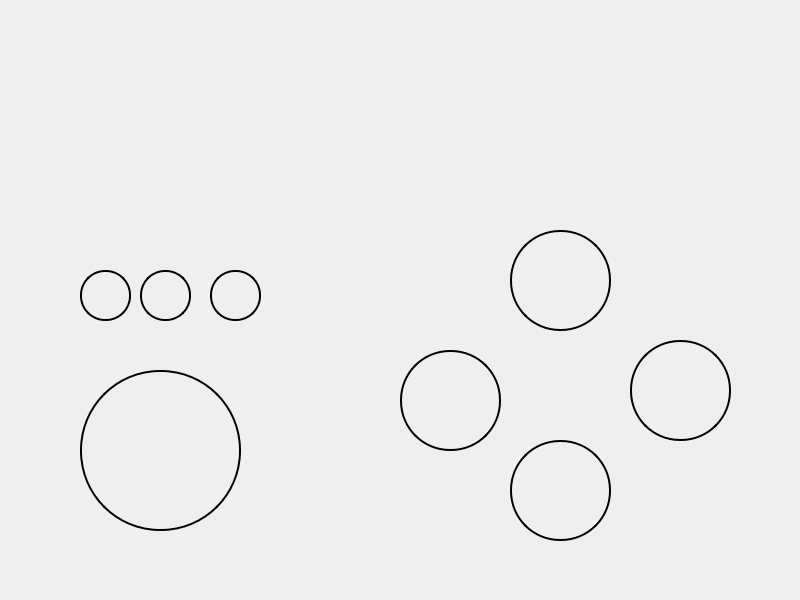
<?xml version="1.0" encoding="UTF-8"?>
<ui version="4.0">
 <class>Widget</class>
 <widget class="QWidget" name="Widget">
  <property name="geometry">
   <rect>
    <x>0</x>
    <y>0</y>
    <width>800</width>
    <height>600</height>
   </rect>
  </property>
  <property name="windowTitle">
   <string>Widget</string>
  </property>
  <property name="styleSheet">
   <string notr="true">QPushButton#DropOutBtn{
	 border-radius: 80;
	background-image: url(:/img/btn.png);
	background-position:center;
	 background-repeat: no-repeat;
	border: 2px solid black;
    }
QPushButton#DropOutBtn:pressed {

    border-radius: 80;
	background-image: url(:/img/btnp.png);
	background-position:center;
    background-repeat: no-repeat;
	border: 2px solid black;
}

QPushButton#RotateBtn,#MoveLeftBtn,#MoveRightBtn,#MoveDownBtn{
 	border-radius: 50;
	background-image: url(:/img/abtn.png);
	background-clip:content-box;
	background-position:center;
	 background-repeat: no-repeat;
	border: 2px solid black;
    }
QPushButton#RotateBtn:pressed,#MoveLeftBtn:pressed,#MoveRightBtn:pressed,#MoveDownBtn:pressed {
    border-radius: 50;
	background-image: url(:/img/abtnp.png);
	background-position:center;
    background-repeat: no-repeat;
	border: 2px solid black;
}

QPushButton#PauseBtn,#MusicBtn{
 	border-radius:25;
	background-image: url(:/img/greenbtn.png);
	background-position:center;
	 background-repeat: no-repeat;
	border: 2px solid black;
    }
QPushButton#PauseBtn:pressed ,#MusicBtn:pressed{
    border-radius: 25;
	background-image: url(:/img/greenbtnp.png);
	background-position:center;
    background-repeat: no-repeat;
	border: 2px solid black;
}

QPushButton#ReStartBtn{
	 border-radius: 25;
	background-image: url(:/img/redbtn.png);
	background-position:center;
	 background-repeat: no-repeat;
	border: 2px solid black;
    }
QPushButton#ReStartBtn:pressed {

    border-radius: 25;
	background-image: url(:/img/redbtnp.png);
	background-position:center;
    background-repeat: no-repeat;
	border: 2px solid black;
}

QPushButton#close{
	 border-radius: 10;
	background-image: url(:/img/x_.png);
	background-position:center;
	 background-repeat: no-repeat;
    }

QPushButton#minwindow{
	 border-radius: 10;
	background-image: url(:/img/x_1.png);
	background-position:center;
	 background-repeat: no-repeat;

    }
QPushButton#minwindow:hover ,#close:hover {
	background-position:20px;
    }
</string>
  </property>
  <widget class="QPushButton" name="DropOutBtn">
   <property name="geometry">
    <rect>
     <x>80</x>
     <y>370</y>
     <width>161</width>
     <height>161</height>
    </rect>
   </property>
   <property name="font">
    <font>
     <family>Fira Code SemiBold</family>
     <pointsize>14</pointsize>
     <bold>true</bold>
    </font>
   </property>
   <property name="styleSheet">
    <string notr="true"/>
   </property>
   <property name="text">
    <string/>
   </property>
  </widget>
  <widget class="QPushButton" name="PauseBtn">
   <property name="geometry">
    <rect>
     <x>80</x>
     <y>270</y>
     <width>51</width>
     <height>51</height>
    </rect>
   </property>
   <property name="text">
    <string/>
   </property>
  </widget>
  <widget class="QPushButton" name="MoveLeftBtn">
   <property name="geometry">
    <rect>
     <x>400</x>
     <y>350</y>
     <width>101</width>
     <height>101</height>
    </rect>
   </property>
   <property name="text">
    <string/>
   </property>
  </widget>
  <widget class="QPushButton" name="RotateBtn">
   <property name="geometry">
    <rect>
     <x>510</x>
     <y>230</y>
     <width>101</width>
     <height>101</height>
    </rect>
   </property>
   <property name="text">
    <string/>
   </property>
  </widget>
  <widget class="QPushButton" name="MusicBtn">
   <property name="geometry">
    <rect>
     <x>140</x>
     <y>270</y>
     <width>51</width>
     <height>51</height>
    </rect>
   </property>
   <property name="text">
    <string/>
   </property>
  </widget>
  <widget class="QPushButton" name="ReStartBtn">
   <property name="geometry">
    <rect>
     <x>210</x>
     <y>270</y>
     <width>51</width>
     <height>51</height>
    </rect>
   </property>
   <property name="text">
    <string/>
   </property>
  </widget>
  <widget class="QPushButton" name="MoveRightBtn">
   <property name="geometry">
    <rect>
     <x>630</x>
     <y>340</y>
     <width>101</width>
     <height>101</height>
    </rect>
   </property>
   <property name="text">
    <string/>
   </property>
  </widget>
  <widget class="QPushButton" name="MoveDownBtn">
   <property name="geometry">
    <rect>
     <x>510</x>
     <y>440</y>
     <width>101</width>
     <height>101</height>
    </rect>
   </property>
   <property name="text">
    <string/>
   </property>
  </widget>
  <widget class="QPushButton" name="close">
   <property name="geometry">
    <rect>
     <x>590</x>
     <y>50</y>
     <width>31</width>
     <height>31</height>
    </rect>
   </property>
   <property name="styleSheet">
    <string notr="true"/>
   </property>
   <property name="text">
    <string/>
   </property>
  </widget>
  <widget class="QPushButton" name="minwindow">
   <property name="geometry">
    <rect>
     <x>540</x>
     <y>50</y>
     <width>31</width>
     <height>31</height>
    </rect>
   </property>
   <property name="styleSheet">
    <string notr="true"/>
   </property>
   <property name="text">
    <string/>
   </property>
  </widget>
 </widget>
 <resources/>
 <connections>
  <connection>
   <sender>minwindow</sender>
   <signal>clicked()</signal>
   <receiver>Widget</receiver>
   <slot>showMinimized()</slot>
   <hints>
    <hint type="sourcelabel">
     <x>440</x>
     <y>110</y>
    </hint>
    <hint type="destinationlabel">
     <x>399</x>
     <y>299</y>
    </hint>
   </hints>
  </connection>
  <connection>
   <sender>close</sender>
   <signal>released()</signal>
   <receiver>Widget</receiver>
   <slot>close()</slot>
   <hints>
    <hint type="sourcelabel">
     <x>470</x>
     <y>110</y>
    </hint>
    <hint type="destinationlabel">
     <x>399</x>
     <y>299</y>
    </hint>
   </hints>
  </connection>
 </connections>
</ui>
